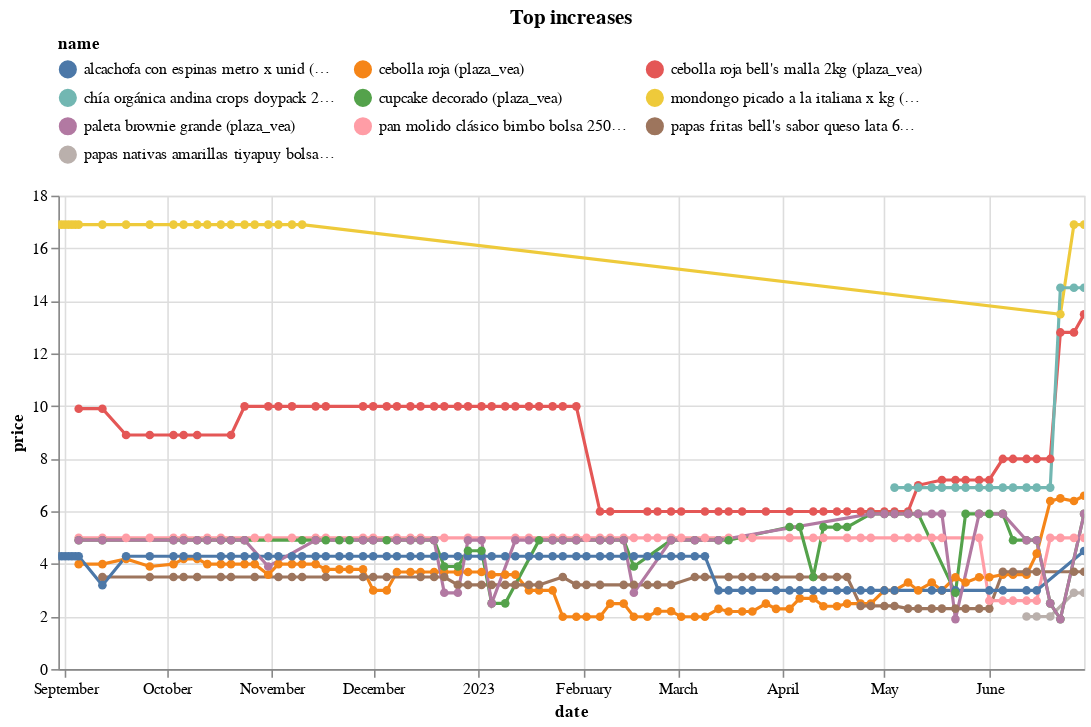

Notebook cell for this chart:
### Code cell
(top_changes
 .sort_values('change')
 .tail(10)
 .pipe(plot_changes, 'Top increases')
)

### Figure 1 — Vega-Lite specification as saved in the notebook (floating-point values rounded to 4 significant figures; data arrays with more than 128 entries replaced by an {"elided": "..."} marker saying what was removed)
{"config": {"view": {"continuousWidth": 300, "continuousHeight": 300}, "legend": {"columns": 3, "orient": "top"}}, "data": {"name": "data-b39d2c84d91213882b6737af34554708"}, "mark": {"type": "line", "point": true}, "encoding": {"color": {"field": "name", "scale": {"domain": ["alcachofa con espinas metro x unid (metro)", "cebolla roja (plaza_vea)", "cebolla roja bell's malla 2kg (plaza_vea)", "chía orgánica andina crops doypack 250g (plaza_vea)", "cupcake decorado (plaza_vea)", "mondongo picado a la italiana x kg (metro)", "paleta brownie grande (plaza_vea)", "pan molido clásico bimbo bolsa 250g (plaza_vea)", "papas fritas bell's sabor queso lata 60g (plaza_vea)", "papas nativas amarillas tiyapuy bolsa 40g (plaza_vea)"]}, "type": "nominal"}, "tooltip": [{"field": "name", "type": "nominal"}, {"field": "price", "type": "quantitative"}, {"field": "last_price", "type": "quantitative"}], "x": {"field": "date", "type": "temporal"}, "y": {"field": "price", "type": "quantitative"}}, "params": [{"name": "param_5", "select": {"type": "point", "fields": ["name"]}, "bind": "legend"}, {"name": "param_6", "select": {"type": "interval", "encodings": ["x", "y"]}, "bind": "scales"}], "title": "Top increases", "transform": [{"filter": {"param": "param_5"}}], "width": 650, "$schema": "https://vega.github.io/schema/vega-lite/v5.8.0.json", "datasets": {"data-b39d2c84d91213882b6737af34554708": {"elided": "509 records"}}}
